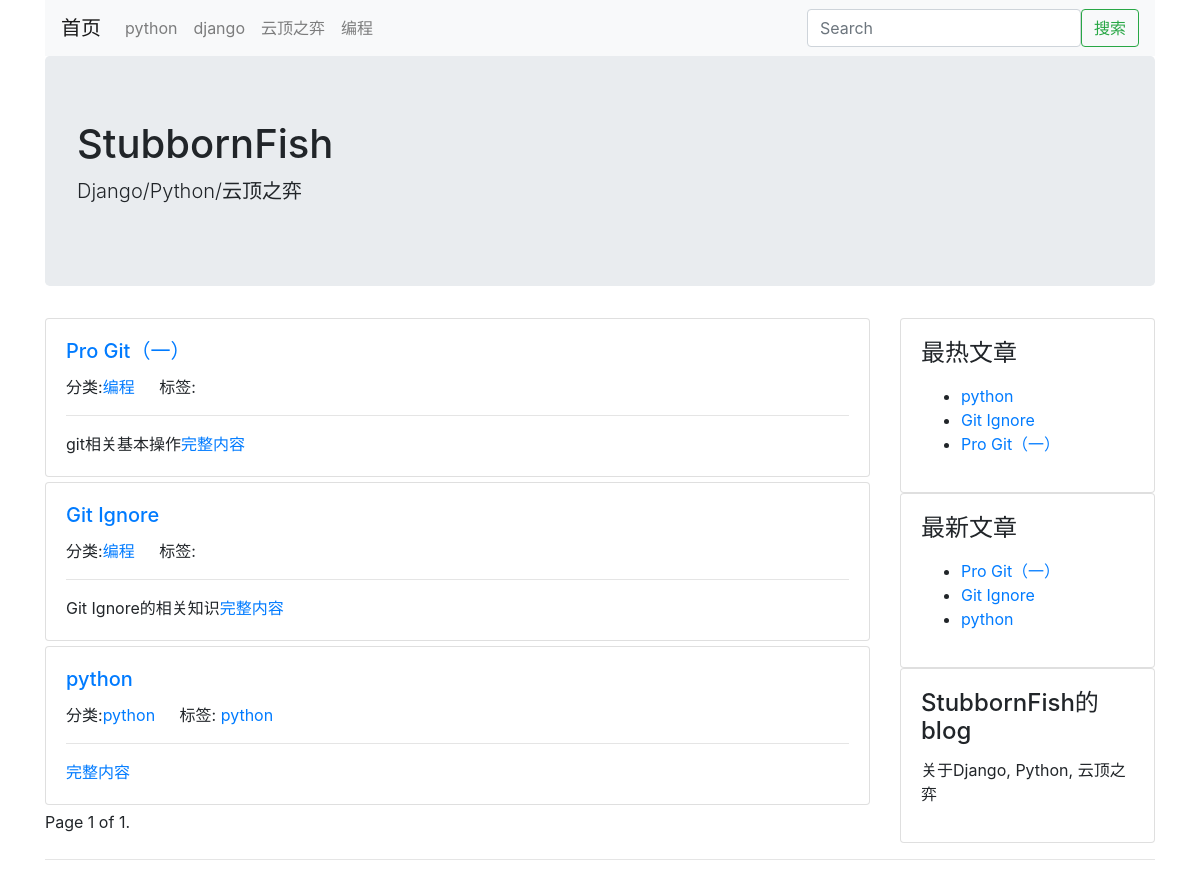
The page / on the database its author committed.
### blog/models.py (models this page shows, shortened)
class Category(models.Model):
    name = models.CharField(max_length=50, verbose_name='名称')
    is_nav = models.BooleanField(default=False, verbose_name='是否为导航')
    class Meta:
        verbose_name = verbose_name_plural = '分类'
    @classmethod
    def get_navs(cls):
        catogories = Category.objects.all()
        normal_cato = []
        nav_cato = []
        for item in catogories:
            if item.is_nav:
                nav_cato.append(item)
            else:
                normal_cato.append(item)
        return {
            'navs': nav_cato,
            'categories': normal_cato
        }

class ArticlePost(models.Model):
    title = models.CharField(max_length=100, verbose_name="标题")
    desc = models.CharField(max_length=1024, blank=True, verbose_name='摘要')
    body = models.TextField(verbose_name='正文', help_text="正文为Markdown格式")
    content_html = models.TextField(verbose_name='正文markdown代码', blank=True, editable=False)
    category = models.ForeignKey(
        Category,
        blank=True,
        null=True,
        on_delete=models.DO_NOTHING,
        verbose_name='分类'
    )
    tag = models.ManyToManyField(
        Tag,
        blank=True,
        verbose_name='标签'
    )
    created_time = models.DateTimeField(auto_now_add=True, verbose_name='创建时间')
    updated_time = models.DateTimeField(auto_now=True, verbose_name='修改时间')
    pv = models.PositiveIntegerField(default=1)
    uv = models.PositiveIntegerField(default=1)
    class Meta:
        verbose_name = verbose_name_plural = '文章'
        ordering = ['-created_time']
    @classmethod
    def latest_posts(cls):
        queryset = cls.objects.all()
        return queryset
    @classmethod
    def host_posts(cls):
        result = cache.get('host_posts')
        if not result:
            result = cls.objects.all().order_by('-pv')
            cache.set('host_posts', result, 60*10)
        return result

class Tag(models.Model):
    name = models.CharField(max_length=50, verbose_name='标签')
    class Meta:
        verbose_name = verbose_name_plural = '标签'

### config/models.py (models this page shows, shortened)
class SideBar(models.Model):
    SIDE_TYPE = (
        (1, 'HTML'),
        (2, '最新文章'),
        (3, '最热文章'),
    )
    title = models.CharField(max_length=50, verbose_name='标题')
    display_type = models.PositiveIntegerField(default=1, choices=SIDE_TYPE, verbose_name='展示类型')
    contents = models.CharField(max_length=500, blank=True, help_text="如果不是html类型，可为空", verbose_name='内容')
    class Meta:
        verbose_name = verbose_name_plural = '侧边栏'
    def content_html(self):
        from blog.models import ArticlePost
        result = ''
        if self.display_type == 1:
            result = self.contents
        elif self.display_type == 2:
            context = {
                'posts': ArticlePost.latest_posts()
            }
            result = render_to_string('config/blocks/sidebar_posts.html', context)
        elif self.display_type == 3:
            context = {
                'posts': ArticlePost.host_posts()
            }
            result = render_to_string('config/blocks/sidebar_posts.html', context)
        return result

### blog/views.py (the view)
# urls.py: path('', IndexView.as_view(), name='index'),
class IndexView(CommonViewMixin, ListView):
    queryset = ArticlePost.latest_posts()
    template_name = 'blog/list.html'
    context_object_name = 'article_list'
    paginate_by = 5

### blog/views.py (called while the page is built)
    def get_context_data(self, **kwargs):
        context = super().get_context_data(**kwargs)
        context.update({
            'sidebars': SideBar.objects.all()
        })
        context.update(Category.get_navs())
        return context

### templates/blog/list.html (shortened to what this page needs)
{% extends "./base.html" %}
{% block main %}
    {% for post in article_list %}
    <div class="card post">
        <div class="card-body">
            <h5 class="card-title"><a href="{% url 'post-detail' post.id %}">{{ post.title }}</a></h5>
            <span class="card-link">分类:<a href="{% url 'category-list' post.category_id %}">{{ post.category.name }}</a></span>
            <span class="card-link">标签:
                {% for tag in post.tag.all %}
                <a href="{% url 'tag-list' tag.id %}">{{ tag.name }}</a>
                {% endfor %}
            </span>
            <hr/>
            <p class="card-text">{{ post.desc }}<a href="{% url 'post-detail' post.id %}">完整内容</a></p>
        </div>
    </div>
    {% endfor %}
    {% if page_obj %}
        Page {{ page_obj.number }} of {{ paginator.num_pages }}.
    {% endif %}
{% endblock %}

### templates/blog/base.html (shortened to what this page needs)
{% load static %}
<!DOCTYPE HTML>
<html lang="en">
  <head>
    <link rel="stylesheet" href="{% static 'css/bootstrap.css' %}">
  </head>
  <body>
	<div class="container head">
        <nav class="navbar navbar-expand-lg navbar-light bg-light">
          <a class="navbar-brand" href="/">首页</a>
          <div class="collapse navbar-collapse" id="navbarSupportedContent">
            <ul class="navbar-nav mr-auto">
            {% for item in navs %}
              <li class="nav-item">
                  <a class="nav-link" href="{% url 'category-list' item.id %}">{{ item.name }}</a>
              </li>
            {% endfor %}
            </ul>
            <form class="form-inline" action='/search/' method='GET'>
                <input class="form-control" type="search" name="keyword" placeholder="Search" aria-label="Search" value="{{ keyword }}">
                <button class="btn btn-outline-success" type="submit">搜索</button>
            </form>
          </div>
        </nav>
        <div class="jumbotron">
            <h1 class="display-5">StubbornFish</h1>
            <p class="lead">Django/Python/云顶之弈</p>
        </div>
	</div>
	<div class="container main">
        <div class="row">
            <div class="col-9 post-list">
            {% block main %}
            {% endblock %}
            </div>
            <div class="col-3">
                {% for sidebar in sidebars %}
                <div class="card sidebar">
                    <div class="card-body">
                        <h4 class="card-title">{{ sidebar.title }}</h4>
                        <p>
                        {{ sidebar.content_html }}
                        </p>
                    </div>
                </div>
                {% endfor %}
            </div>
        </div>
    </div>
    <footer class="footer">
        {% block footer %}
        <div class="container">
            <hr/>
        </div>
        {% endblock %}
    </footer>
  </body>
</html>

### templates/config/blocks/sidebar_posts.html
<ul>
{% for post in posts %}
<li><a href="{% url 'post-detail' post.id %}">{{ post.title }}</a>
{% endfor %}
</ul>

### templates/blog/base.html (style rules this page uses)
.post { margin-bottom: 5px; }

### rows shown on the page
Category: name "python"
Category: name "django"
Category: name "云顶之弈"
Category: name "编程"
ArticlePost: title "Pro Git（一）", category.name "编程", desc "git相关基本操作"
ArticlePost: title "Git Ignore", category.name "编程", desc "Git Ignore的相关知识"
ArticlePost: title "python", category.name "python"
Tag: name "python"
SideBar: title "最热文章"
SideBar: title "最新文章"
SideBar: title "StubbornFish的blog", content_html "关于Django, Python, 云顶之弈"

### other values the page prints
{{ page_obj.number }} "1"
{{ paginator.num_pages }} "1"
